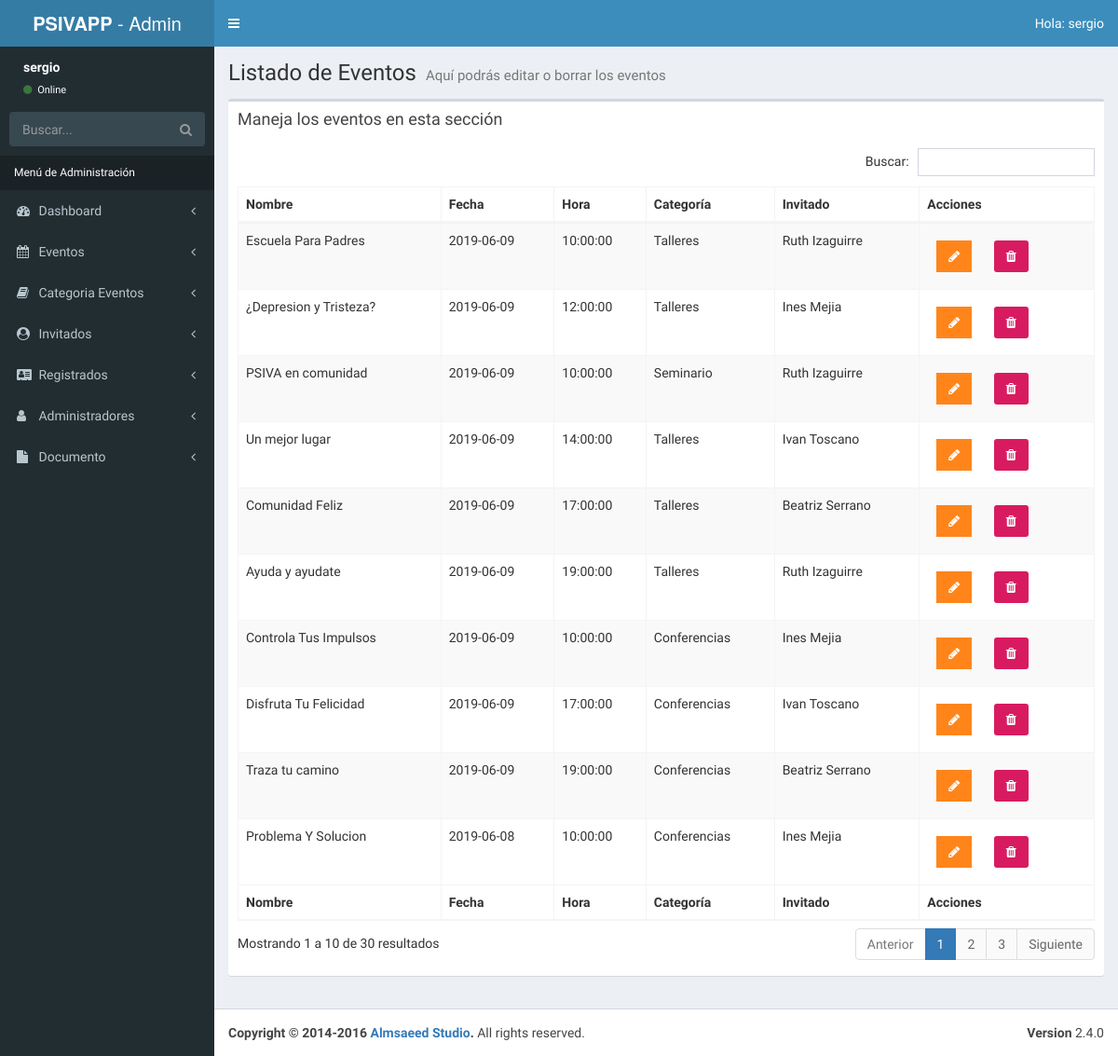
Page /admin/lista-evento.php (signed in) on the committed database.
### tables this page shows
CREATE TABLE `eventos` (
  `evento_id` tinyint(10) NOT NULL AUTO_INCREMENT,
  `nombre_evento` varchar(60) NOT NULL,
  `fecha_evento` date NOT NULL,
  `hora_evento` time NOT NULL,
  `id_cat_evento` tinyint(10) NOT NULL,
  `id_inv` tinyint(4) NOT NULL,
  `clave` varchar(10) NOT NULL,
  `editado` timestamp NOT NULL DEFAULT CURRENT_TIMESTAMP ON UPDATE CURRENT_TIMESTAMP,
  PRIMARY KEY (`evento_id`),
  KEY `id_cat_evento` (`id_cat_evento`),
  KEY `id_inv` (`id_inv`),
  CONSTRAINT `eventos_ibfk_1` FOREIGN KEY (`id_cat_evento`) REFERENCES `categoria_evento` (`id_categoria`),
  CONSTRAINT `eventos_ibfk_2` FOREIGN KEY (`id_inv`) REFERENCES `invitados` (`invitado_id`)
);

CREATE TABLE `categoria_evento` (
  `id_categoria` tinyint(10) NOT NULL AUTO_INCREMENT,
  `cat_evento` varchar(50) NOT NULL,
  `icono` varchar(15) NOT NULL,
  `editado` timestamp NOT NULL DEFAULT CURRENT_TIMESTAMP ON UPDATE CURRENT_TIMESTAMP,
  PRIMARY KEY (`id_categoria`)
);

CREATE TABLE `invitados` (
  `invitado_id` tinyint(4) NOT NULL AUTO_INCREMENT,
  `nombre_invitado` varchar(30) NOT NULL,
  `apellido_invitado` varchar(30) NOT NULL,
  `descripcion` text NOT NULL,
  `url_imagen` varchar(50) NOT NULL,
  PRIMARY KEY (`invitado_id`)
);

### admin/lista-evento.php (the view, shortened to what this page needs)
<?php
        include_once 'funciones/funciones.php';
        include_once 'templates/header.php';
        include_once 'templates/barra.php';
        include_once 'templates/navegacion.php';
?>
  <div class="content-wrapper">
    <section class="content-header">
        <h1>
          Listado de Eventos
          <small>Aquí podrás editar o borrar los eventos</small>
        </h1>
    </section>
    <section class="content">
      <div class="row">
        <div class="col-xs-12">
          <div class="box">
            <div class="box-header">
              <h3 class="box-title">Maneja los eventos en esta sección</h3>
            </div>
            <div class="box-body">
              <table id="registros" class="table table-bordered table-striped">
                <thead>
                <tr>
                  <th>Nombre</th>
                  <th>Fecha</th>
                  <th>Hora</th>
                  <th>Categoría</th>
                  <th>Invitado</th>
                  <th>Acciones</th>
                </tr>
                </thead>
                <tbody>
                        <?php
                            try {
                                $sql = "SELECT evento_id, nombre_evento, fecha_evento, hora_evento, cat_evento, nombre_invitado, apellido_invitado ";
                                $sql .= " FROM eventos ";
                                $sql .= " INNER JOIN categoria_evento ";
                                $sql .= " ON  eventos.id_cat_evento=categoria_evento.id_categoria ";
                                $sql .= " INNER JOIN invitados ";
                                $sql .= " ON eventos.id_inv=invitados.invitado_id ";
                                $sql .= " ORDER BY eventos.fecha_evento DESC ";
                                $resultado = $conn->query($sql);
                            } catch (Exception $e) {
                                $error = $e->getMessage();
                                echo $error;
                            }
                            while($eventos = $resultado->fetch_assoc() ) { ?>
                                <tr>
                                    <td><?php echo $eventos['nombre_evento']; ?></td>
                                    <td><?php echo $eventos['fecha_evento']; ?></td>
                                    <td><?php echo $eventos['hora_evento']; ?></td>
                                    <td><?php echo $eventos['cat_evento']; ?></td>
                                    <td><?php echo $eventos['nombre_invitado'] . " " . $eventos['apellido_invitado']; ?></td>
                                    <td>
                                        <a href="editar-evento.php?id=<?php echo $eventos['evento_id'] ?>" class="btn bg-orange btn-flat margin">
                                            <i class="fa fa-pencil"></i>
                                        </a>
                                        <a href="#" data-id="<?php echo $eventos['evento_id']; ?>" data-tipo="evento" class="btn bg-maroon bnt-flat margin borrar_registro">
                                            <i class="fa fa-trash"></i>
                                        </a>
                                    </td>
                                </tr>
                            <?php }  ?>
                </tbody>
                <tfoot>
                <tr>
                    <th>Nombre</th>
                    <th>Fecha</th>
                    <th>Hora</th>
                    <th>Categoría</th>
                    <th>Invitado</th>
                    <th>Acciones</th>
                </tr>
                </tfoot>
              </table>
            </div>
          </div>
        </div>
      </div>
    </section>
  </div>
  <?php
          include_once 'templates/footer.php';
  ?>

### rows in the picture
eventos: nombre_evento "Escuela Para Padres", fecha_evento "2019-06-09", hora_evento "10:00:00", id_cat_evento.cat_evento "Talleres", id_inv.nombre_invitado "Ruth", id_inv.apellido_invitado "Izaguirre"
eventos: nombre_evento "¿Depresion y Tristeza?", fecha_evento "2019-06-09", hora_evento "12:00:00", id_cat_evento.cat_evento "Talleres", id_inv.nombre_invitado "Ines", id_inv.apellido_invitado "Mejia"
eventos: nombre_evento "PSIVA en comunidad", fecha_evento "2019-06-09", hora_evento "10:00:00", id_cat_evento.cat_evento "Seminario", id_inv.nombre_invitado "Ruth", id_inv.apellido_invitado "Izaguirre"
eventos: nombre_evento "Un mejor lugar", fecha_evento "2019-06-09", hora_evento "14:00:00", id_cat_evento.cat_evento "Talleres", id_inv.nombre_invitado "Ivan", id_inv.apellido_invitado "Toscano"
eventos: nombre_evento "Comunidad Feliz", fecha_evento "2019-06-09", hora_evento "17:00:00", id_cat_evento.cat_evento "Talleres", id_inv.nombre_invitado "Beatriz", id_inv.apellido_invitado "Serrano"
eventos: nombre_evento "Ayuda y ayudate", fecha_evento "2019-06-09", hora_evento "19:00:00", id_cat_evento.cat_evento "Talleres", id_inv.nombre_invitado "Ruth", id_inv.apellido_invitado "Izaguirre"
eventos: nombre_evento "Controla Tus Impulsos", fecha_evento "2019-06-09", hora_evento "10:00:00", id_cat_evento.cat_evento "Conferencias", id_inv.nombre_invitado "Ines", id_inv.apellido_invitado "Mejia"
eventos: nombre_evento "Disfruta Tu Felicidad", fecha_evento "2019-06-09", hora_evento "17:00:00", id_cat_evento.cat_evento "Conferencias", id_inv.nombre_invitado "Ivan", id_inv.apellido_invitado "Toscano"
eventos: nombre_evento "Traza tu camino", fecha_evento "2019-06-09", hora_evento "19:00:00", id_cat_evento.cat_evento "Conferencias", id_inv.nombre_invitado "Beatriz", id_inv.apellido_invitado "Serrano"
eventos: nombre_evento "Problema Y Solucion", fecha_evento "2019-06-08", hora_evento "10:00:00", id_cat_evento.cat_evento "Conferencias", id_inv.nombre_invitado "Ines", id_inv.apellido_invitado "Mejia"

### other values in the picture
$_SESSION['nombre'] "sergio"
